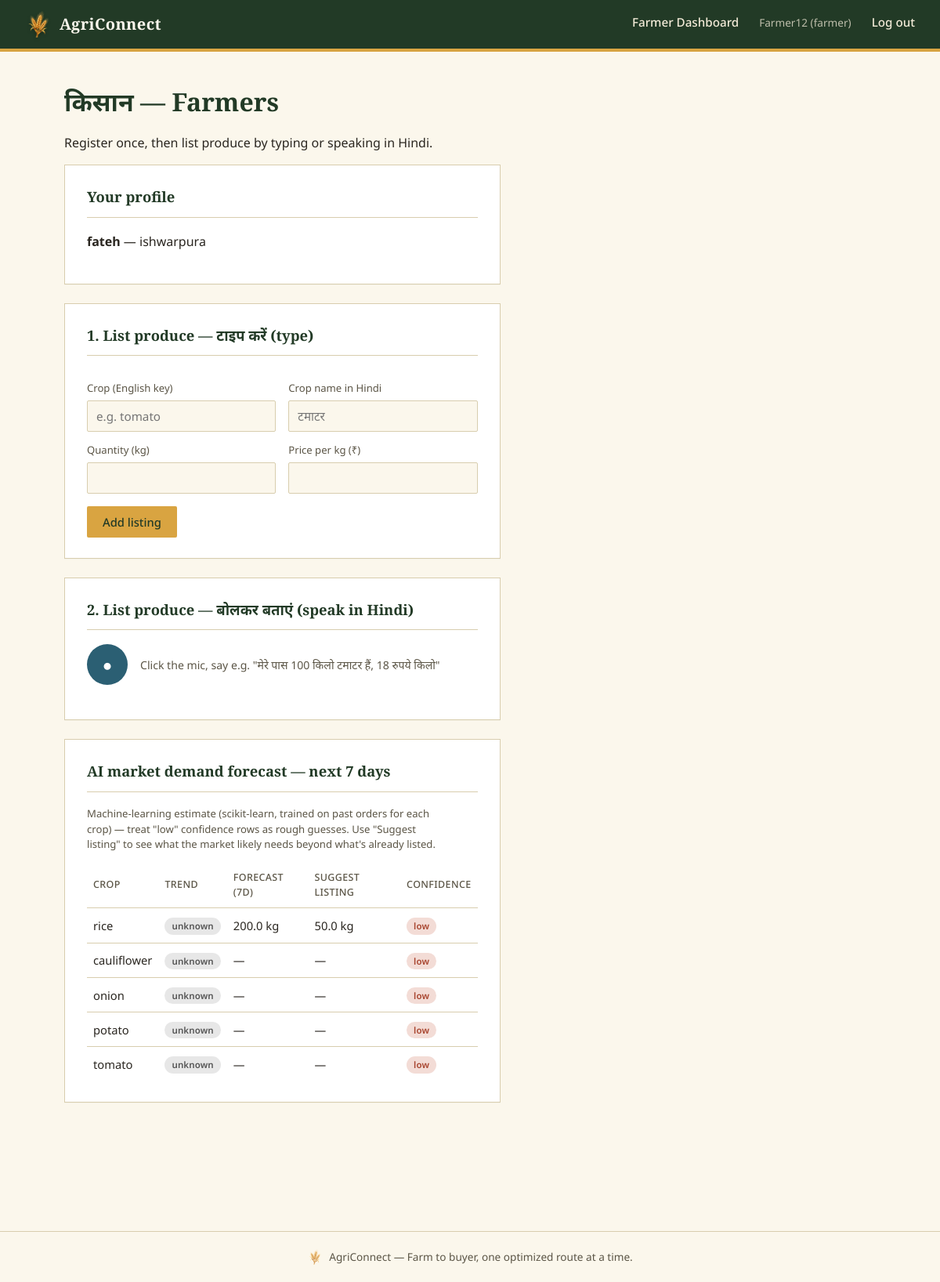
/farmer (signed in), run on the app's committed database.
### models.py (models this page shows)
class User(Base):
    __tablename__ = "users"
    id = Column(Integer, primary_key=True)
    username = Column(String(80), unique=True, nullable=False, index=True)
    password_hash = Column(String(200), nullable=False)
    role = Column(String(20), nullable=False)  # "admin" | "farmer" | "buyer" | "transporter"
    created_at = Column(DateTime, default=datetime.utcnow)

class Farmer(Base):
    __tablename__ = "farmers"
    id = Column(Integer, primary_key=True)
    user_id = Column(Integer, ForeignKey("users.id"), unique=True, nullable=True)
    name = Column(String(120), nullable=False)
    phone = Column(String(20))
    village = Column(String(120))
    lat = Column(Float, nullable=False)
    lon = Column(Float, nullable=False)
    created_at = Column(DateTime, default=datetime.utcnow)
    user = relationship("User")
    produce = relationship("Produce", back_populates="farmer")

### routers/farmers.py (the view)
@router.get("/farmer", response_class=HTMLResponse)
def farmer_page(request: Request, db: Session = Depends(get_db)):
    user = get_current_user(request, db)
    if user and user.role in ("buyer", "transporter"):
        return RedirectResponse(url=dashboard_url_for(user), status_code=303)
    farmers = db.query(Farmer).order_by(Farmer.id.desc()).all() if user and user.role == "admin" else []
    crops = sorted(set(voice.CROP_DICTIONARY.values()))
    my_farmer = db.query(Farmer).filter_by(user_id=user.id).first() if user and user.role == "farmer" else None
    forecasts = forecast_all_crops(db, days=7) if user and user.role in ("farmer", "admin") else []
    return render(
        request, db, "farmer.html",
        {
            "farmers": farmers, "crops": crops, "voice_enabled": voice.VOICE_ENABLED,
            "my_farmer": my_farmer, "forecasts": forecasts,
        },
    )

### templates/farmer.html (shortened to what this page needs)
{% extends "base.html" %}
{% block content %}
<h1>किसान — Farmers</h1>
<p>Register once, then list produce by typing or speaking in Hindi.</p>
<div class="grid-2">
  <div>
    {% if my_farmer %}
    <div class="panel">
      <h2>Your profile</h2>
      <p><strong>{{ my_farmer.name }}</strong> — {{ my_farmer.village or '—' }}</p>
    </div>
    <div class="panel">
      <h2>1. List produce — टाइप करें (type)</h2>
      <form id="produce-form">
        <div class="field-row">
          <div><label>Crop (English key)</label>
            <input name="crop_key" list="crop-suggestions" placeholder="e.g. tomato" required>
          </div>
          <div><label>Crop name in Hindi</label><input name="crop_name_hindi" placeholder="टमाटर"></div>
        </div>
        <div class="field-row">
          <div><label>Quantity (kg)</label><input name="quantity_kg" type="number" step="any" required></div>
          <div><label>Price per kg (₹)</label><input name="price_per_kg" type="number" step="any"></div>
        </div>
        <button type="submit" class="gold">Add listing</button>
      </form>
    </div>
    <div class="panel">
      <h2>2. List produce — बोलकर बताएं (speak in Hindi)</h2>
      <div class="voice-row">
        <button type="button" class="mic-btn" id="mic-btn" title="Click to record">●</button>
        <span class="voice-status" id="voice-status">Click the mic, say e.g. "मेरे पास 100 किलो टमाटर हैं, 18 रुपये किलो"</span>
      </div>
    </div>
    {% endif %}
    {% if forecasts %}
    <div class="panel">
      <h2>AI market demand forecast — next 7 days</h2>
      <p class="helptext">Machine-learning estimate (scikit-learn, trained on past orders for each crop) — treat "low" confidence rows as rough guesses. Use "Suggest listing" to see what the market likely needs beyond what's already listed.</p>
      <table>
        <thead><tr><th>Crop</th><th>Trend</th><th>Forecast (7d)</th><th>Suggest listing</th><th>Confidence</th></tr></thead>
        <tbody>
        {% for f in forecasts %}
          <tr>
            <td>{{ f.crop_key }}</td>
            <td><span class="tag {{ f.trend }}">{{ f.trend }}</span></td>
            <td>{{ f.forecast_kg if f.forecast_kg is not none else '—' }}{% if f.forecast_kg is not none %} kg{% endif %}</td>
            <td>{{ f.recommended_listing_kg if f.recommended_listing_kg is not none else '—' }}{% if f.recommended_listing_kg is not none %} kg{% endif %}</td>
            <td><span class="tag {{ f.confidence }}">{{ f.confidence }}</span></td>
          </tr>
        {% endfor %}
        </tbody>
      </table>
    </div>
    {% endif %}
  </div>
</div>
{% endblock %}

### templates/base.html (shortened to what this page needs)
<!DOCTYPE html>
<html lang="en">
<head>
<link rel="stylesheet" href="/static/css/style.css">
</head>
<body>
<header class="topbar">
  <a class="brand" href="/">
    <img class="brand-mark" src="/static/img/wheat-mark.png" alt="" width="34" height="34">
    <span class="brand-name">AgriConnect</span>
  </a>
  <nav class="mainnav" id="main-nav">
    {% if current_user %}
      {% if current_user.role == "farmer" %}
        <a href="/farmer">Farmer Dashboard</a>
      {% elif current_user.role == "buyer" %}
        <a href="/buyer">Buyer Dashboard</a>
      {% elif current_user.role == "transporter" %}
        <a href="/transporter">Transporter Dashboard</a>
      {% elif current_user.role == "admin" %}
        <a href="/farmer">Farmers</a>
        <a href="/buyer">Buyers</a>
        <a href="/transporter">Transporters</a>
      {% endif %}
      <span class="navmeta">{{ current_user.username }} ({{ current_user.role }})</span>
      <a href="/logout">Log out</a>
    {% endif %}
  </nav>
</header>
<main class="page" id="main-content">
{% block content %}{% endblock %}
</main>
<footer class="sitefoot">
  <img class="foot-mark" src="/static/img/wheat-mark.png" alt="" width="20" height="20">
  <span>AgriConnect — Farm to buyer, one optimized route at a time.</span>
</footer>
</body>
</html>

### static/css/style.css (style rules this page uses)
:root { --soil:#223A26; --soil-2:#2E4B32; --paper:#FBF7EC; --paper-2:#F3EBD8; --turmeric:#D9A441; --turmeric-dark:#B4832C; --route:#2B5F73; --rust:#A8452F; --ink:#2A2620; --ink-soft:#5B5546; --line:#D8CDAE; --radius:2px; }
* { box-sizing:border-box; }
html,body { margin:0;padding:0; }
body { background:var(--paper); color:var(--ink); font-family:'Noto Sans','Noto Sans Devanagari',sans-serif; font-size:16px; line-height:1.5; }
h1,h2,h3,.brand-name { font-family:'Zilla Slab','Noto Sans Devanagari',serif; font-weight:600; color:var(--soil); margin:0 0 .4em 0; }
a { color:var(--route); }
p { max-width:62ch; }
.topbar { display:flex;align-items:center;justify-content:space-between; padding:14px 32px; background:var(--soil); border-bottom:4px solid var(--turmeric); position:relative; }
.brand { display:flex;align-items:center;gap:10px;text-decoration:none; }
.brand-mark { display:block; filter:drop-shadow(0 1px 2px rgba(0,0,0,.35)); transition:transform .18s ease; }
.brand-name { color:var(--paper);font-size:1.25rem;margin:0;letter-spacing:.02em; }
.mainnav { display:flex;align-items:center;gap:26px; }
.mainnav a { color:var(--paper-2);text-decoration:none;font-size:.95rem;font-weight:500; padding-bottom:3px;border-bottom:2px solid transparent; }
.navmeta { color:var(--paper-2);font-size:.85rem;opacity:.75;padding-bottom:3px; }
.page { max-width:1100px;margin:0 auto;padding:40px 32px 80px; }
.sitefoot { display:flex;align-items:center;justify-content:center;gap:8px; text-align:center;padding:22px;color:var(--ink-soft);font-size:.85rem; border-top:1px solid var(--line);margin-top:60px; }
.foot-mark { opacity:.7; }
.panel { background:#fff;border:1px solid var(--line); padding:26px 28px;margin-bottom:24px; box-shadow:0 1px 0 rgba(34,58,38,.03); }
.panel + .panel { margin-top:0; }
.panel h2 { font-size:1.15rem;border-bottom:1px solid var(--line);padding-bottom:12px;margin-bottom:18px; }
.grid-2 { display:grid;grid-template-columns:1.1fr .9fr;gap:24px;align-items:start; }
label { display:block;font-size:.82rem;color:var(--ink-soft);margin:14px 0 5px; }
input,select,textarea { width:100%;padding:9px 11px;border:1px solid var(--line);background:var(--paper); font-family:inherit;font-size:.95rem;color:var(--ink);border-radius:var(--radius); transition:border-color .15s ease; }
.field-row { display:grid;grid-template-columns:1fr 1fr;gap:16px; }
button, .btn { display:inline-flex;align-items:center;gap:8px; background:var(--soil);color:#fff;border:none;padding:10px 20px; font-family:inherit;font-size:.92rem;font-weight:500;cursor:pointer; border-radius:var(--radius);margin-top:16px; transition:background-color .15s ease; }
button.gold { background:var(--turmeric);color:var(--soil); }
.mic-btn { width:52px;height:52px;border-radius:50%;background:var(--route);color:#fff; display:flex;align-items:center;justify-content:center;font-size:1.3rem;border:none;cursor:pointer; margin:0; }
.voice-row { display:flex;align-items:center;gap:16px;margin:18px 0; }
.voice-status { font-size:.88rem;color:var(--ink-soft); }
table { width:100%;border-collapse:collapse;font-size:.92rem; }
th,td { text-align:left;padding:10px 8px;border-bottom:1px solid var(--line); }
th { color:var(--ink-soft);font-weight:500;font-size:.78rem;text-transform:uppercase;letter-spacing:.03em; }
tr:last-child td { border-bottom:none; }
.tag { display:inline-block;padding:2px 9px;font-size:.72rem;border-radius:20px; font-weight:600;letter-spacing:.01em; }
.tag.stable,.tag.unknown { background:#E7E7E7;color:#555; }
.tag.low { background:#F3DCD6;color:var(--rust); }
.helptext { font-size:.82rem;color:var(--ink-soft);margin-top:6px; }

### data on the page
User: username "Farmer12", role "farmer"
Farmer: name "fateh", village "ishwarpura"

### other printed values
{{ f.crop_key }} "rice" "cauliflower" "onion" "potato" "tomato"
{{ f.trend }} "unknown" "unknown" "unknown" "unknown" "unknown"
{{ f.forecast_kg if f.forecast_kg is not none else '—' }} "200.0" "—" "—" "—" "—"
{{ f.confidence }} "low" "low" "low" "low" "low"
